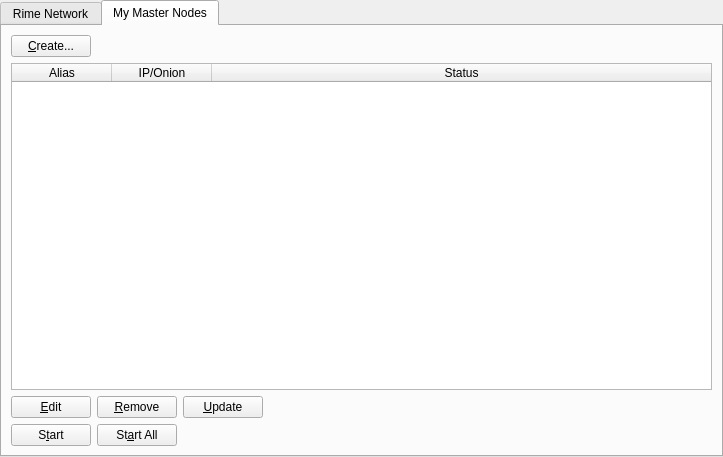
<?xml version="1.0" encoding="UTF-8"?>
<ui version="4.0">
 <class>MasternodeManager</class>
 <widget class="QWidget" name="MasternodeManager">
  <property name="geometry">
   <rect>
    <x>0</x>
    <y>0</y>
    <width>723</width>
    <height>457</height>
   </rect>
  </property>
  <property name="windowTitle">
   <string>Form</string>
  </property>
  <layout class="QVBoxLayout" name="topLayout">
   <property name="leftMargin">
    <number>0</number>
   </property>
   <property name="topMargin">
    <number>0</number>
   </property>
   <property name="rightMargin">
    <number>0</number>
   </property>
   <property name="bottomMargin">
    <number>0</number>
   </property>
   <item>
    <layout class="QVBoxLayout" name="verticalLayout">
     <property name="bottomMargin">
      <number>0</number>
     </property>
     <item>
      <widget class="QTabWidget" name="tabWidget">
       <property name="currentIndex">
        <number>1</number>
       </property>
       <widget class="QWidget" name="tab">
        <attribute name="title">
         <string>Rime Network</string>
        </attribute>
        <layout class="QGridLayout" name="gridLayout">
         <item row="1" column="0">
          <widget class="QTableWidget" name="tableWidget">
           <property name="editTriggers">
            <set>QAbstractItemView::NoEditTriggers</set>
           </property>
           <property name="alternatingRowColors">
            <bool>true</bool>
           </property>
           <property name="selectionBehavior">
            <enum>QAbstractItemView::SelectRows</enum>
           </property>
           <property name="sortingEnabled">
            <bool>true</bool>
           </property>
           <attribute name="horizontalHeaderStretchLastSection">
            <bool>true</bool>
           </attribute>
           <column>
            <property name="text">
             <string>Address</string>
            </property>
           </column>
           <column>
            <property name="text">
             <string>Rank</string>
            </property>
           </column>
           <column>
            <property name="text">
             <string>Active</string>
            </property>
           </column>
           <column>
            <property name="text">
             <string>Active (secs)</string>
            </property>
           </column>
           <column>
            <property name="text">
             <string>Last Seen</string>
            </property>
           </column>
           <column>
            <property name="text">
             <string>Pubkey</string>
            </property>
           </column>
          </widget>
         </item>
         <item row="0" column="0">
          <layout class="QHBoxLayout" name="horizontalLayout_3">
           <property name="bottomMargin">
            <number>0</number>
           </property>
           <item>
            <widget class="QLabel" name="label_2">
             <property name="text">
              <string>Rime Node Count:</string>
             </property>
            </widget>
           </item>
           <item>
            <widget class="QLabel" name="countLabel">
             <property name="text">
              <string>0</string>
             </property>
            </widget>
           </item>
           <item>
            <spacer name="horizontalSpacer_3">
             <property name="orientation">
              <enum>Qt::Horizontal</enum>
             </property>
             <property name="sizeHint" stdset="0">
              <size>
               <width>40</width>
               <height>20</height>
              </size>
             </property>
            </spacer>
           </item>
          </layout>
         </item>
        </layout>
       </widget>
       <widget class="QWidget" name="tab_2">
        <attribute name="title">
         <string>My Master Nodes</string>
        </attribute>
        <layout class="QGridLayout" name="gridLayout_2">
         <item row="0" column="0">
          <layout class="QVBoxLayout" name="verticalLayout_2">
           <property name="bottomMargin">
            <number>0</number>
           </property>
           <item>
            <layout class="QHBoxLayout" name="horizontalLayout">
             <item>
              <widget class="QPushButton" name="createButton">
               <property name="text">
                <string>&amp;Create...</string>
               </property>
              </widget>
             </item>
             <item>
              <spacer name="horizontalSpacer">
               <property name="orientation">
                <enum>Qt::Horizontal</enum>
               </property>
               <property name="sizeHint" stdset="0">
                <size>
                 <width>40</width>
                 <height>20</height>
                </size>
               </property>
              </spacer>
             </item>
            </layout>
           </item>
           <item>
            <widget class="QTableWidget" name="tableWidget_2">
             <property name="minimumSize">
              <size>
               <width>695</width>
               <height>0</height>
              </size>
             </property>
             <property name="editTriggers">
              <set>QAbstractItemView::NoEditTriggers</set>
             </property>
             <property name="alternatingRowColors">
              <bool>true</bool>
             </property>
             <property name="selectionMode">
              <enum>QAbstractItemView::SingleSelection</enum>
             </property>
             <property name="selectionBehavior">
              <enum>QAbstractItemView::SelectRows</enum>
             </property>
             <attribute name="horizontalHeaderStretchLastSection">
              <bool>true</bool>
             </attribute>
             <column>
              <property name="text">
               <string>Alias</string>
              </property>
             </column>
             <column>
              <property name="text">
               <string>IP/Onion</string>
              </property>
             </column>
             <column>
              <property name="text">
               <string>Status</string>
              </property>
             </column>
            </widget>
           </item>
           <item>
            <layout class="QHBoxLayout" name="horizontalLayout_2">
             <property name="bottomMargin">
              <number>0</number>
             </property>
             <item>
              <widget class="QPushButton" name="editButton">
               <property name="text">
                <string>&amp;Edit</string>
               </property>
              </widget>
             </item>
             <item>
              <widget class="QPushButton" name="removeButton">
               <property name="text">
                <string>&amp;Remove</string>
               </property>
              </widget>
             </item>
             <item>
              <widget class="QPushButton" name="UpdateButton">
               <property name="text">
                <string>&amp;Update</string>
               </property>
              </widget>
             </item>
             <item>
              <spacer name="horizontalSpacer_2">
               <property name="orientation">
                <enum>Qt::Horizontal</enum>
               </property>
               <property name="sizeHint" stdset="0">
                <size>
                 <width>40</width>
                 <height>20</height>
                </size>
               </property>
              </spacer>
             </item>
            </layout>
           </item>
           <item>
            <layout class="QHBoxLayout" name="horizontalLayout_4">
             <property name="bottomMargin">
              <number>0</number>
             </property>
            </layout>
           </item>
           <item>
            <layout class="QHBoxLayout" name="horizontalLayout_5">
             <property name="bottomMargin">
              <number>0</number>
             </property>
             <item>
              <widget class="QPushButton" name="startButton">
               <property name="text">
                <string>S&amp;tart</string>
               </property>
              </widget>
             </item>
             <item>
              <widget class="QPushButton" name="startAllButton">
               <property name="text">
                <string>St&amp;art All</string>
               </property>
              </widget>
             </item>
             <item>
              <spacer name="horizontalSpacer_5">
               <property name="orientation">
                <enum>Qt::Horizontal</enum>
               </property>
               <property name="sizeHint" stdset="0">
                <size>
                 <width>40</width>
                 <height>20</height>
                </size>
               </property>
              </spacer>
             </item>
            </layout>
           </item>
          </layout>
         </item>
        </layout>
       </widget>
      </widget>
     </item>
    </layout>
   </item>
  </layout>
 </widget>
 <resources/>
 <connections/>
</ui>
